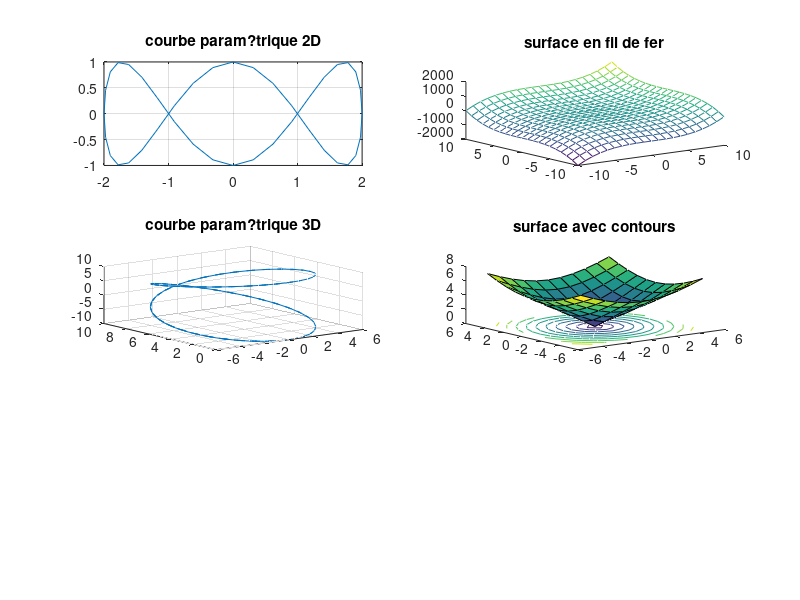

Write the MATLAB code that produced this figure.
t = -pi:pi/20:pi;
x = 2*cos(t);
y = sin(3*t);
subplot(3,2,1) 
plot(x,y) 
grid 
title('courbe param?trique 2D')


subplot(3,2,2) 
x = - 10:10;
y = x;[X,Y] = meshgrid(x,y);
Z = X.^3 + Y.^3; 
mesh(X,Y,Z) 
grid  
title('surface en fil de fer')   


subplot(3,2,3)  
t = -10:0.1:10; x = 10*sin(t).*cos(t); y = 10*sin(t).^2; z = 10*cos(t); 
plot3(x,y,z); title('courbe param?trique 3D') 
grid 
subplot(3,2,4) 
x = - 5:5; y = x; [X,Y] = meshgrid(x,y); Z = sqrt(X.^2 + Y.^2); surfc(X,Y,Z) 
grid
title('surface avec contours') 